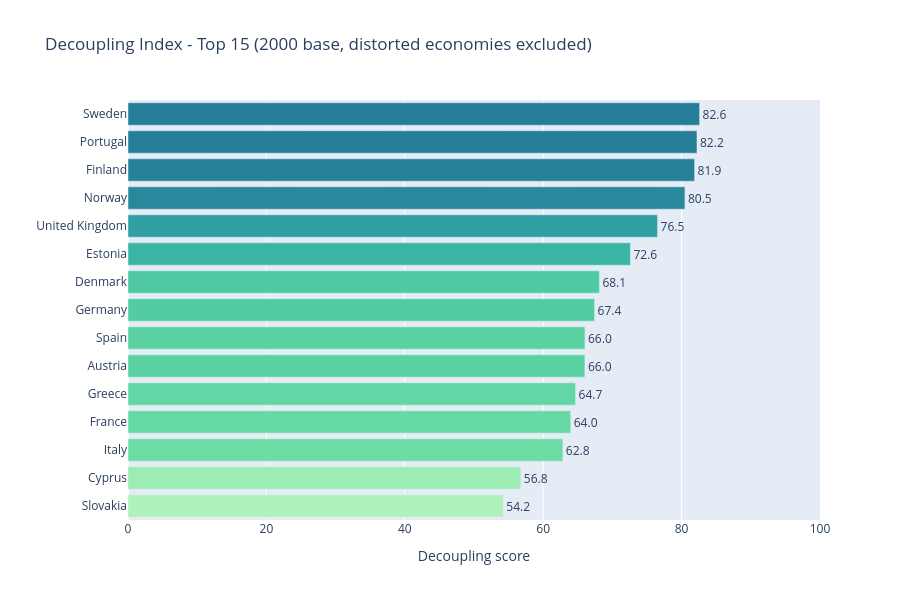
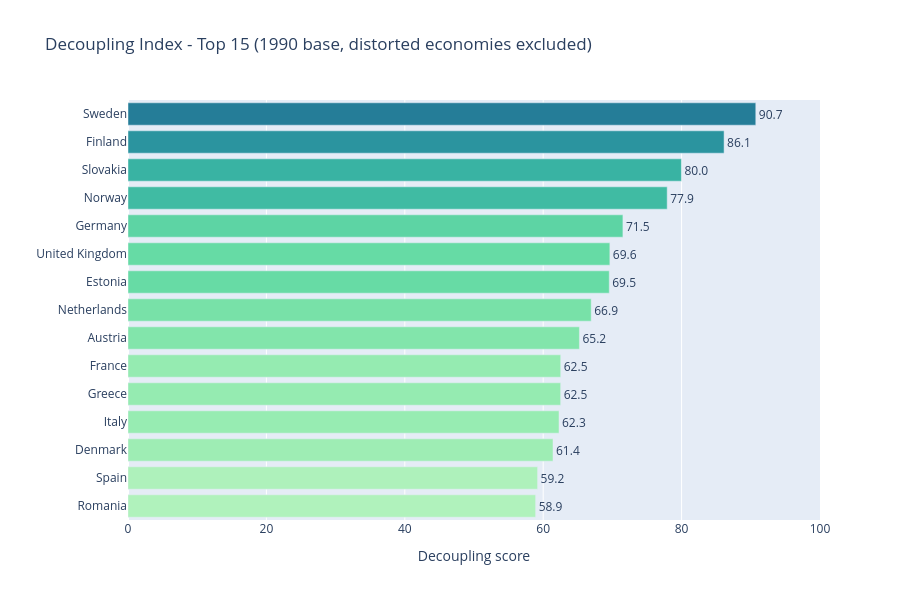

Write notebook code for charts like these, in order.
### Code cell
# Horizontal bar chart of the headline (clean) ranking - top 15
clean = scores_2000[scores_2000['flag'] == ''].head(15).copy()
clean = clean.sort_values('final')  # ascending -> highest bar on top

fig = px.bar(
    clean,
    x='final', y='country',
    orientation='h',
    color='final',
    color_continuous_scale='Tealgrn',
    text='final',
    title='Decoupling Index - Top 15 (2000 base, distorted economies excluded)',
    labels={'final': 'Decoupling score', 'country': ''},
    height=600,
)
fig.update_traces(texttemplate='%{text:.1f}', textposition='outside', cliponaxis=False)
fig.update_layout(coloraxis_showscale=False, xaxis_range=[0, 100],
                  margin=dict(l=120))
fig.show()




# Horizontal bar chart of the headline (clean) ranking - top 15
clean_2 = scores_1990[scores_1990['flag'] == ''].head(15).copy()
clean_2 = clean_2.sort_values('final')  # ascending -> highest bar on top

fig_2 = px.bar(
    clean_2,
    x='final', y='country',
    orientation='h',
    color='final',
    color_continuous_scale='Tealgrn',
    text='final',
    title='Decoupling Index - Top 15 (1990 base, distorted economies excluded)',
    labels={'final': 'Decoupling score', 'country': ''},
    height=600,
)
fig_2.update_traces(texttemplate='%{text:.1f}', textposition='outside', cliponaxis=False)
fig_2.update_layout(coloraxis_showscale=False, xaxis_range=[0, 100],
                  margin=dict(l=120))
fig_2.show()

### Figure 1 — Plotly figure (JSON) as saved in the notebook; plotly's stock layout.template omitted (floating-point values rounded to 4 significant figures)
{"data": [{"cliponaxis": false, "hovertemplate": "Decoupling score=%{marker.color}<br>=%{y}<extra></extra>", "legendgroup": "", "marker": {"color": [54.23, 56.77, 62.84, 63.98, 64.68, 66.03, 66.04, 67.42, 68.12, 72.6, 76.53, 80.48, 81.88, 82.23, 82.6], "coloraxis": "coloraxis", "pattern": {"shape": ""}}, "name": "", "orientation": "h", "showlegend": false, "text": [54.23, 56.77, 62.84, 63.98, 64.68, 66.03, 66.04, 67.42, 68.12, 72.6, 76.53, 80.48, 81.88, 82.23, 82.6], "textposition": "outside", "texttemplate": "%{text:.1f}", "type": "bar", "x": [54.23, 56.77, 62.84, 63.98, 64.68, 66.03, 66.04, 67.42, 68.12, 72.6, 76.53, 80.48, 81.88, 82.23, 82.6], "xaxis": "x", "y": ["Slovakia", "Cyprus", "Italy", "France", "Greece", "Austria", "Spain", "Germany", "Denmark", "Estonia", "United Kingdom", "Norway", "Finland", "Portugal", "Sweden"], "yaxis": "y"}], "layout": {"barmode": "relative", "coloraxis": {"autocolorscale": false, "colorbar": {"title": {"text": "Decoupling score"}}, "colorscale": [[0, "rgb(176, 242, 188)"], [0.1667, "rgb(137, 232, 172)"], [0.3333, "rgb(103, 219, 165)"], [0.5, "rgb(76, 200, 163)"], [0.6667, "rgb(56, 178, 163)"], [0.8333, "rgb(44, 152, 160)"], [1, "rgb(37, 125, 152)"]], "showscale": false}, "height": 600, "legend": {"tracegroupgap": 0}, "margin": {"l": 120}, "title": {"text": "Decoupling Index - Top 15 (2000 base, distorted economies excluded)"}, "xaxis": {"anchor": "y", "domain": [0, 1], "range": [0, 100], "title": {"text": "Decoupling score"}}, "yaxis": {"anchor": "x", "domain": [0, 1], "title": {"text": ""}}}}

### Figure 2 — Plotly figure (JSON) as saved in the notebook; plotly's stock layout.template omitted (floating-point values rounded to 4 significant figures)
{"data": [{"cliponaxis": false, "hovertemplate": "Decoupling score=%{marker.color}<br>=%{y}<extra></extra>", "legendgroup": "", "marker": {"color": [58.91, 59.19, 61.42, 62.28, 62.52, 62.53, 65.23, 66.94, 69.55, 69.63, 71.52, 77.92, 79.97, 86.14, 90.72], "coloraxis": "coloraxis", "pattern": {"shape": ""}}, "name": "", "orientation": "h", "showlegend": false, "text": [58.91, 59.19, 61.42, 62.28, 62.52, 62.53, 65.23, 66.94, 69.55, 69.63, 71.52, 77.92, 79.97, 86.14, 90.72], "textposition": "outside", "texttemplate": "%{text:.1f}", "type": "bar", "x": [58.91, 59.19, 61.42, 62.28, 62.52, 62.53, 65.23, 66.94, 69.55, 69.63, 71.52, 77.92, 79.97, 86.14, 90.72], "xaxis": "x", "y": ["Romania", "Spain", "Denmark", "Italy", "Greece", "France", "Austria", "Netherlands", "Estonia", "United Kingdom", "Germany", "Norway", "Slovakia", "Finland", "Sweden"], "yaxis": "y"}], "layout": {"barmode": "relative", "coloraxis": {"autocolorscale": false, "colorbar": {"title": {"text": "Decoupling score"}}, "colorscale": [[0, "rgb(176, 242, 188)"], [0.1667, "rgb(137, 232, 172)"], [0.3333, "rgb(103, 219, 165)"], [0.5, "rgb(76, 200, 163)"], [0.6667, "rgb(56, 178, 163)"], [0.8333, "rgb(44, 152, 160)"], [1, "rgb(37, 125, 152)"]], "showscale": false}, "height": 600, "legend": {"tracegroupgap": 0}, "margin": {"l": 120}, "title": {"text": "Decoupling Index - Top 15 (1990 base, distorted economies excluded)"}, "xaxis": {"anchor": "y", "domain": [0, 1], "range": [0, 100], "title": {"text": "Decoupling score"}}, "yaxis": {"anchor": "x", "domain": [0, 1], "title": {"text": ""}}}}
